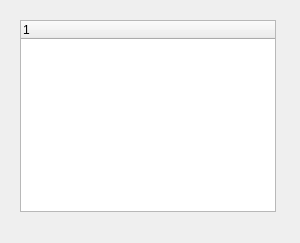
<?xml version="1.0" encoding="UTF-8"?>
<ui version="4.0">
 <class>Widget</class>
 <widget class="QWidget" name="Widget">
  <property name="geometry">
   <rect>
    <x>0</x>
    <y>0</y>
    <width>300</width>
    <height>243</height>
   </rect>
  </property>
  <property name="windowTitle">
   <string>Widget</string>
  </property>
  <widget class="QTreeWidget" name="treeWidget">
   <property name="geometry">
    <rect>
     <x>20</x>
     <y>20</y>
     <width>256</width>
     <height>192</height>
    </rect>
   </property>
   <column>
    <property name="text">
     <string notr="true">1</string>
    </property>
   </column>
  </widget>
 </widget>
 <layoutdefault spacing="6" margin="11"/>
 <resources/>
 <connections/>
</ui>
